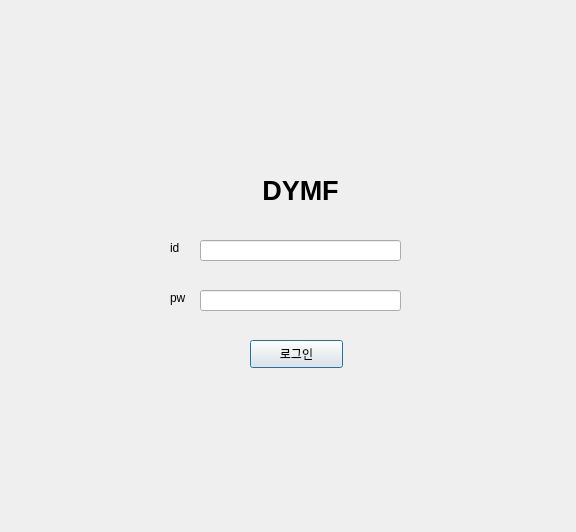
<?xml version="1.0" encoding="UTF-8"?>
<ui version="4.0">
 <class>Dialog</class>
 <widget class="QDialog" name="Dialog">
  <property name="geometry">
   <rect>
    <x>0</x>
    <y>0</y>
    <width>576</width>
    <height>532</height>
   </rect>
  </property>
  <property name="windowTitle">
   <string>Dialog</string>
  </property>
  <widget class="QLabel" name="login_label">
   <property name="geometry">
    <rect>
     <x>190</x>
     <y>160</y>
     <width>221</width>
     <height>61</height>
    </rect>
   </property>
   <property name="font">
    <font>
     <pointsize>20</pointsize>
     <weight>75</weight>
     <bold>true</bold>
    </font>
   </property>
   <property name="text">
    <string>DYMF</string>
   </property>
   <property name="alignment">
    <set>Qt::AlignCenter</set>
   </property>
   <property name="margin">
    <number>1</number>
   </property>
  </widget>
  <widget class="QLineEdit" name="id_text">
   <property name="geometry">
    <rect>
     <x>200</x>
     <y>240</y>
     <width>201</width>
     <height>21</height>
    </rect>
   </property>
  </widget>
  <widget class="QLineEdit" name="pw_text">
   <property name="geometry">
    <rect>
     <x>200</x>
     <y>290</y>
     <width>201</width>
     <height>21</height>
    </rect>
   </property>
  </widget>
  <widget class="QLabel" name="id_label">
   <property name="geometry">
    <rect>
     <x>170</x>
     <y>240</y>
     <width>16</width>
     <height>16</height>
    </rect>
   </property>
   <property name="text">
    <string>id</string>
   </property>
  </widget>
  <widget class="QLabel" name="pw_label">
   <property name="geometry">
    <rect>
     <x>170</x>
     <y>290</y>
     <width>21</width>
     <height>16</height>
    </rect>
   </property>
   <property name="text">
    <string>pw</string>
   </property>
  </widget>
  <widget class="QPushButton" name="login_button">
   <property name="geometry">
    <rect>
     <x>250</x>
     <y>340</y>
     <width>93</width>
     <height>28</height>
    </rect>
   </property>
   <property name="text">
    <string>로그인</string>
   </property>
  </widget>
  <widget class="QLabel" name="error_text">
   <property name="geometry">
    <rect>
     <x>150</x>
     <y>400</y>
     <width>291</width>
     <height>20</height>
    </rect>
   </property>
   <property name="text">
    <string/>
   </property>
  </widget>
  <widget class="QLabel" name="logo_image">
   <property name="geometry">
    <rect>
     <x>250</x>
     <y>40</y>
     <width>101</width>
     <height>91</height>
    </rect>
   </property>
   <property name="text">
    <string/>
   </property>
  </widget>
 </widget>
 <resources/>
 <connections/>
</ui>
